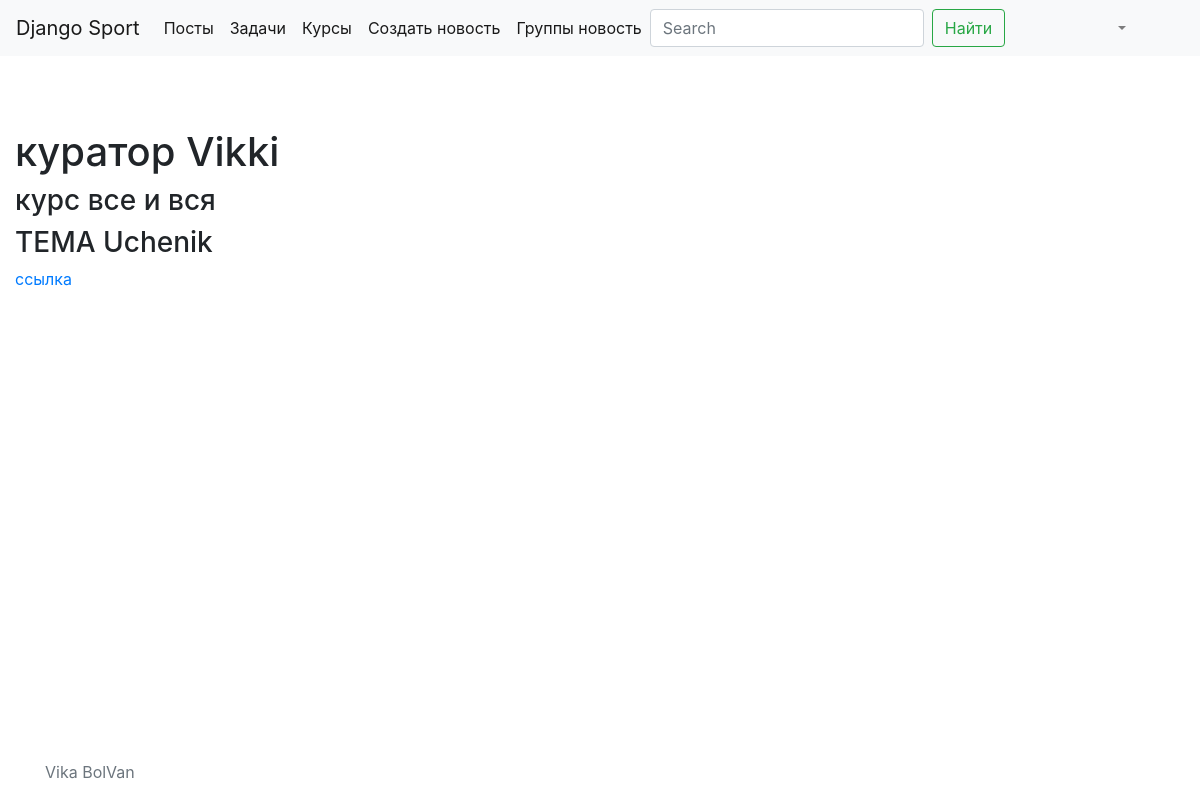
Page /groups/ (signed in) on the committed database.
### group/models.py (models this page shows)
class Group(models.Model):
    kurator = models.ForeignKey(User,on_delete=models.SET_NULL, null=True)
    course = models.ForeignKey(Course, on_delete=models.SET_NULL, null=True)
    students = models.ManyToManyField(User,null=True,related_name="student")

### user/models.py (models this page shows)
class User(AbstractUser):
    class RoleEnum(models.TextChoices):
        ADMIN = "ADMIN"
        USER = "USER"
    profile_pic = models.ImageField(upload_to=upload_img_file, null=True)

### course/models.py (models this page shows)
class Course(models.Model):
    lessons = models.ManyToManyField(Lesson,null=True)
    name = models.TextField()
    price = models.IntegerField(default=0)

### group/views.py (the view)
# urls.py: path('groups/', views.GroupListView.as_view(), name='group_list'),
class GroupListView(ListView):
    model = Group
    def get(self, request, *args, **kwargs):
        if not request.user.is_authenticated or not request.user.is_staff:
            return HttpResponseRedirect(reverse('login'))
        else:
            return super().get(self, request, *args, **kwargs)
    def get_queryset(self):
        queryset = super().get_queryset()
        if self.request.GET.__contains__('course'):
            course = self.request.GET.__getitem__('course')
            queryset = queryset.filter(course=course)
        return queryset

### templates/group/group_list.html (shortened to what this page needs)
{% extends "base.html" %}
{% block content %}
        {% for post in object_list %}
            <br>
            <h1>куратор {{ post.kurator }}</h1>
            <h3>курс {{ post.course.name }}</h3>
            {% for them in post.students.all %}
                <h3>ТЕМА {{ them.username }}</h3>
            {% endfor %}
            <a href="{% url 'group_detail' post.id %}">ссылка</a>
        {% endfor %}
{% endblock %}

### rows in the picture
Group: kurator "Vikki", course.name "все и вся"
User: username "Uchenik"
